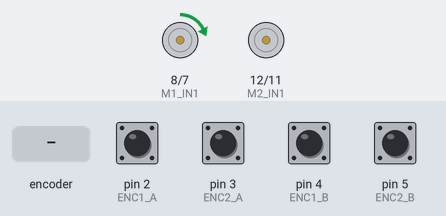
Bench run of a sketch on a simulated Arduino Uno, built with avr-gcc and run on an emulated ATmega328P. Parts: motor-driver pin pairs drawn as motors (green arrow = first pin HIGH = forward, orange = second pin HIGH = backward, longer = more drive, scaled by the enable pin). Inputs (shaded band) come from the test bench; at power-on: pin 2 (ENC1_A), pin 3 (ENC2_A), pin 4 (ENC1_B), pin 5 (ENC2_B) HIGH. What the sketch prints to the serial monitor is not drawn.

Above: at 1.2 s.
1.3 s: rotary encoder on pin 2 (ENC1_A) / pin 4 (ENC1_B) turned 1 step (first pin leading)
4.3 s: pin 3 (ENC2_A) pulled LOW for 0.15 s
7.3 s: pin 3 (ENC2_A) pulled LOW for 1 s
Timing chart, 0 to 16.3 s (numbered marks = the images above; inputs shaded):
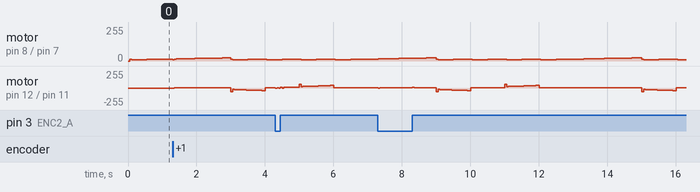

The sketch:

fish_robot_full.ino
```cpp
// ============================================================
//  FISH ROBOT — Full Control System
//  Based on Wang et al. 2-DoF Crank-Slider Paper
//
//  Includes:
//    • Forward Kinematics (Eq. 2a–2d)
//    • Symmetric Mode   → forward swimming  (Eq. 5 / 22)
//    • Asymmetric Mode  → turning           (Eq. 6 / 23)
//    • Motor 1: Speed PID  (ω = constant assumption from paper)
//    • Motor 2: Cascaded Position → Speed PID  (robust hold against tail load)
//    • Demo sequence: fwd 3s → right 1s → fwd 1s → left 1s → repeat
// ============================================================

#include <Arduino.h>

// ─────────────────────────────────────────────
//  MECHANISM GEOMETRY  (mm / radians)
// ─────────────────────────────────────────────
const float Ra       = 15.0;   // wheel radius (mm)
const float Rb       = 20.0;   // reel radius  (mm)
const float L1       = 45.0;   // motor 1 lateral offset (mm)
const float L2       = 45.0;   // motor 2 lateral offset (mm)
const float d_wire   = 10.0;   // wire offset from spine centerline (mm)
const float L_body   = 200.0;  // elastic tail length (mm)
const float k_thrust = 0.15;   // speed model constant

// ─────────────────────────────────────────────
//  MOTOR 1 PINS  (continuously rotating — propulsion)
// ─────────────────────────────────────────────
const int M1_ENA = 9;    // PWM
const int M1_IN1 = 8;
const int M1_IN2 = 7;
const int ENC1_A = 2;    // interrupt pin
const int ENC1_B = 4;

// ─────────────────────────────────────────────
//  MOTOR 2 PINS  (cascaded position+speed — steering)
// ─────────────────────────────────────────────
const int M2_ENA = 10;   // PWM
const int M2_IN1 = 12;
const int M2_IN2 = 11;
const int ENC2_A = 3;    // interrupt pin
const int ENC2_B = 5;

// ─────────────────────────────────────────────
//  ENCODER CONSTANTS
//  JGB37-520: 20 PPR Hall effect x4 quadrature = 80 counts/rev
// ─────────────────────────────────────────────
const float PPR            = 20.0;
const float COUNTS_PER_REV = PPR * 4.0;

volatile long enc1Count = 0;
volatile long enc2Count = 0;
volatile long enc1Prev  = 0;
volatile long enc2Prev  = 0;

void enc1ISR() {
  enc1Count += (digitalRead(ENC1_A) == HIGH)
                 ? (digitalRead(ENC1_B) == LOW  ? 1 : -1)
                 : (digitalRead(ENC1_B) == HIGH ? 1 : -1);
}
void enc2ISR() {
  enc2Count += (digitalRead(ENC2_A) == HIGH)
                 ? (digitalRead(ENC2_B) == LOW  ? 1 : -1)
                 : (digitalRead(ENC2_B) == HIGH ? 1 : -1);
}

float countsToRad(long counts) {
  return (float)counts / COUNTS_PER_REV * TWO_PI;
}
float deltaToRadPerSec(long delta, float dt) {
  return ((float)delta / COUNTS_PER_REV * TWO_PI) / dt;
}

// ─────────────────────────────────────────────
//  PID STRUCT
// ─────────────────────────────────────────────
struct PID {
  float Kp, Ki, Kd;
  float integral;
  float prevError;
  float iMax;
};

int computePID(PID &pid, float error, float dt) {
  pid.integral += error * dt;
  pid.integral  = constrain(pid.integral, -pid.iMax, pid.iMax);
  float derivative = (error - pid.prevError) / dt;
  pid.prevError    = error;
  float output = pid.Kp * error + pid.Ki * pid.integral + pid.Kd * derivative;
  return (int)constrain(output, -255, 255);
}

void resetPID(PID &pid) {
  pid.integral  = 0.0;
  pid.prevError = 0.0;
}

// ─────────────────────────────────────────────
//  MOTOR 1 — SPEED PID
//  Maintains constant omega so kinematic model assumption holds.
//  Error = target omega - measured omega  (rad/s)
// ─────────────────────────────────────────────
//  Tuning: raise Kp until speed oscillates, halve it.
//          add Ki slowly to eliminate steady-state lag.
//          add Kd only if overshoot on speed steps.
PID pid1_spd = { 1.5, 0.8, 0.05, 0.0, 0.0, 150.0 };

// ─────────────────────────────────────────────
//  MOTOR 2 — CASCADED POSITION (outer) + SPEED (inner) PID
//
//  Outer loop: position error (rad) → commanded speed (rad/s)
//  Inner loop: speed error   (rad/s) → PWM output
//
//  Why cascaded: the elastic spine pushes back against Motor 2's
//  fixed angle phi. A position-only PID holds the angle but reacts
//  sluggishly. The inner speed loop ensures the motor actively
//  drives at whatever rate the outer loop commands, making the
//  hold stiff and the mode transition smooth.
//
//  Tuning order (critical): tune inner speed loop first to
//  stability, THEN tune outer position loop on top of it.
// ─────────────────────────────────────────────
PID pid2_pos = { 8.0, 0.5,  0.2,  0.0, 0.0, PI     };  // outer: rad → rad/s
PID pid2_spd = { 2.0, 1.0,  0.05, 0.0, 0.0, 150.0  };  // inner: rad/s → PWM

// Maximum speed the outer loop is allowed to command (rad/s)
const float M2_MAX_CMD_SPEED = TWO_PI * 6.0;

// ─────────────────────────────────────────────
//  TIMING
// ─────────────────────────────────────────────
const int   PID_INTERVAL_MS = 50;
const float DT              = PID_INTERVAL_MS / 1000.0;

// ─────────────────────────────────────────────
//  KINEMATICS STATE
// ─────────────────────────────────────────────
float t        = 0.0;
float th3_prev = 0.0;

// ─────────────────────────────────────────────
//  DEMO SEQUENCE
// ─────────────────────────────────────────────
const float FORWARD_OMEGA = TWO_PI * 1.0;
const float TURN_THETA2_R = -PI / 2.0;
const float TURN_THETA2_L = +PI / 2.0;
const float TURN_OMEGA    = TWO_PI * 1.0;

struct Step { uint8_t mode; unsigned long dur; };
const Step SEQUENCE[] = {
  { 0, 3000 },
  { 1, 1000 },
  { 0, 1000 },
  { 2, 1000 },
};
const int SEQ_LEN = sizeof(SEQUENCE) / sizeof(SEQUENCE[0]);

int           seqIdx      = 0;
unsigned long stepStart   = 0;
uint8_t       currentMode = 0;

// ─────────────────────────────────────────────
//  FORWARD KINEMATICS  (Eq. 2a-2d)
// ─────────────────────────────────────────────
bool forwardKinematics(float th1, float th2, float &th3) {
  float A = Ra * Rb * (cos(th1) - cos(th2)) + Rb * (L1 + L2);
  float B = Ra * Rb * (sin(th2) - sin(th1));
  float C = Ra * Ra * sin(th1 - th2) - Ra * (sin(th1) * L2 + sin(th2) * L1);
  float R = sqrt(A * A + B * B);
  if (abs(C / R) > 1.0) return false;
  th3 = asin(C / R) - atan2(B, A);
  return true;
}

// ─────────────────────────────────────────────
//  TAIL TIP POSITION  (Eqs. 9-10)
// ─────────────────────────────────────────────
void tailTipPosition(float theta_a, float &tipX, float &tipY) {
  if (abs(theta_a) < 0.001) {
    tipX = L_body; tipY = 0.0;
  } else {
    float r = L_body / theta_a;
    tipX = r * sin(theta_a);
    tipY = r * (1.0 - cos(theta_a));
  }
}

// ─────────────────────────────────────────────
//  SWIMMING SPEED ESTIMATE  (Eqs. 14-15)
// ─────────────────────────────────────────────
float estimateSpeed(float theta_a, float theta_a_dot) {
  float tip_speed;
  if (abs(theta_a) < 0.001) {
    tip_speed = L_body * abs(theta_a_dot);
  } else {
    float dY = (L_body / (theta_a * theta_a)) * (sin(theta_a) - theta_a * cos(theta_a));
    tip_speed = abs(dY * theta_a_dot);
  }
  return k_thrust * tip_speed;
}

// ─────────────────────────────────────────────
//  SYMMETRIC MODE  (Eq. 5 / 22)
//  theta1 = theta2 = omega*t → 1-DoF, max thrust
//  Returns: target omega for both motors (rad/s)
// ─────────────────────────────────────────────
float symmetricMode(float omega, float &th3, float &th3_dot, float &v_robot) {
  float th1 = omega * t;
  float th2 = th1;
  if (!forwardKinematics(th1, th2, th3)) {
    Serial.println("[SYM] FK unreachable");
    return omega;
  }
  th3_dot = (th3 - th3_prev) / DT;
  th3_prev = th3;
  float theta_a     = (Rb / d_wire) * th3;
  float theta_a_dot = (Rb / d_wire) * th3_dot;
  v_robot = estimateSpeed(theta_a, theta_a_dot);
  return omega;
}

// ─────────────────────────────────────────────
//  ASYMMETRIC MODE  (Eq. 6 / 23)
//  Motor 1: rotates at omega (propulsion)
//  Motor 2: held at phi by cascaded PID (steering)
//  Returns: target omega for Motor 1 (rad/s)
// ─────────────────────────────────────────────
float asymmetricMode(float omega, float phi,
                     float &th3, float &th3_dot, float &v_robot) {
  float th1 = omega * t;
  float th2 = phi;
  if (!forwardKinematics(th1, th2, th3)) {
    Serial.println("[ASYM] FK unreachable");
    return omega;
  }
  th3_dot = (th3 - th3_prev) / DT;
  th3_prev = th3;
  float theta_a     = (Rb / d_wire) * th3;
  float theta_a_dot = (Rb / d_wire) * th3_dot;
  v_robot = estimateSpeed(theta_a, theta_a_dot);
  return omega;
}

// ─────────────────────────────────────────────
//  LOW-LEVEL MOTOR DRIVE
// ─────────────────────────────────────────────
void driveMotor1(int pwm) {
  if (pwm >= 0) { digitalWrite(M1_IN1, HIGH); digitalWrite(M1_IN2, LOW);  }
  else          { digitalWrite(M1_IN1, LOW);  digitalWrite(M1_IN2, HIGH); pwm = -pwm; }
  analogWrite(M1_ENA, constrain(pwm, 0, 255));
}
void driveMotor2(int pwm) {
  if (pwm >= 0) { digitalWrite(M2_IN1, HIGH); digitalWrite(M2_IN2, LOW);  }
  else          { digitalWrite(M2_IN1, LOW);  digitalWrite(M2_IN2, HIGH); pwm = -pwm; }
  analogWrite(M2_ENA, constrain(pwm, 0, 255));
}

// ─────────────────────────────────────────────
//  SEQUENCE MANAGER
// ─────────────────────────────────────────────
uint8_t updateSequence() {
  if (millis() - stepStart >= SEQUENCE[seqIdx].dur) {
    seqIdx    = (seqIdx + 1) % SEQ_LEN;
    stepStart = millis();
    resetPID(pid1_spd);
    resetPID(pid2_pos);
    resetPID(pid2_spd);
    Serial.print("[SEQ] Step → "); Serial.println(seqIdx);
  }
  return SEQUENCE[seqIdx].mode;
}

// ─────────────────────────────────────────────
//  SETUP
// ─────────────────────────────────────────────
void setup() {
  Serial.begin(115200);
  Serial.println("=== Fish Robot — Full Control System ===");

  pinMode(M1_ENA, OUTPUT); pinMode(M1_IN1, OUTPUT); pinMode(M1_IN2, OUTPUT);
  pinMode(M2_ENA, OUTPUT); pinMode(M2_IN1, OUTPUT); pinMode(M2_IN2, OUTPUT);

  pinMode(ENC1_A, INPUT_PULLUP); pinMode(ENC1_B, INPUT_PULLUP);
  pinMode(ENC2_A, INPUT_PULLUP); pinMode(ENC2_B, INPUT_PULLUP);
  attachInterrupt(digitalPinToInterrupt(ENC1_A), enc1ISR, CHANGE);
  attachInterrupt(digitalPinToInterrupt(ENC2_A), enc2ISR, CHANGE);

  stepStart = millis();
  Serial.println("mode | m1_tgt w | m1_act w | m2_tgt deg | m2_act deg | th3 | theta_a | v_robot");
}

// ─────────────────────────────────────────────
//  MAIN LOOP  (20 Hz)
// ─────────────────────────────────────────────
static unsigned long lastPID = 0;

void loop() {
  unsigned long now = millis();
  if (now - lastPID < PID_INTERVAL_MS) return;
  lastPID = now;

  t = now / 1000.0;
  currentMode = updateSequence();

  // ── Read encoders atomically ──
  noInterrupts();
  long c1 = enc1Count; long c1p = enc1Prev; enc1Prev = c1;
  long c2 = enc2Count; long c2p = enc2Prev; enc2Prev = c2;
  interrupts();

  // Measured velocities (rad/s) from delta counts over DT
  float m1_omega_act = deltaToRadPerSec(c1 - c1p, DT);
  float m2_omega_act = deltaToRadPerSec(c2 - c2p, DT);

  // Measured positions (rad)
  float m2_pos_act = countsToRad(c2);

  // ── Kinematics ──
  float th3 = 0, th3_dot = 0, v_robot = 0;
  float m1_target_omega = 0.0;
  float m2_target_pos   = 0.0;

  if (currentMode == 0) {
    // Symmetric: Motor 1 and Motor 2 both spin at omega
    // Motor 2 position tracks Motor 1's live position
    m1_target_omega = symmetricMode(FORWARD_OMEGA, th3, th3_dot, v_robot);
    m2_target_pos   = countsToRad(c1);   // mirror Motor 1

  } else {
    float phi = (currentMode == 1) ? TURN_THETA2_R : TURN_THETA2_L;
    m1_target_omega = asymmetricMode(TURN_OMEGA, phi, th3, th3_dot, v_robot);
    m2_target_pos   = phi;
  }

  // ══════════════════════════════════════════
  //  MOTOR 1 — SPEED PID
  //  Ensures omega stays constant as the paper assumes.
  // ══════════════════════════════════════════
  float err1 = m1_target_omega - m1_omega_act;
  int pwm1 = computePID(pid1_spd, err1, DT);
  driveMotor1(pwm1);

  // ══════════════════════════════════════════
  //  MOTOR 2 — CASCADED PID
  //
  //  OUTER (position): error_pos (rad) → commanded speed (rad/s)
  //  INNER (speed):    error_spd (rad/s) → PWM
  //
  //  The outer loop tells Motor 2 how fast to move.
  //  The inner loop makes it actually move at that speed
  //  regardless of the elastic tail pushing back.
  // ══════════════════════════════════════════

  // Wrap position error to [-pi, pi]
  float err2_pos = m2_target_pos - m2_pos_act;
  while (err2_pos >  PI) err2_pos -= TWO_PI;
  while (err2_pos < -PI) err2_pos += TWO_PI;

  // Outer loop output = commanded speed, clamped
  float m2_cmd_spd = (float)computePID(pid2_pos, err2_pos, DT);
  m2_cmd_spd = constrain(m2_cmd_spd, -M2_MAX_CMD_SPEED, M2_MAX_CMD_SPEED);

  // Inner loop: speed error → PWM
  float err2_spd = m2_cmd_spd - m2_omega_act;
  int pwm2 = computePID(pid2_spd, err2_spd, DT);
  driveMotor2(pwm2);

  // ── Serial telemetry ──
  float theta_a = (Rb / d_wire) * th3;
  Serial.print(currentMode);                     Serial.print(" | ");
  Serial.print(m1_target_omega, 2);              Serial.print(" | ");
  Serial.print(m1_omega_act, 2);                 Serial.print(" | ");
  Serial.print(m2_target_pos * 180.0 / PI, 1);  Serial.print("deg | ");
  Serial.print(m2_pos_act    * 180.0 / PI, 1);  Serial.print("deg | ");
  Serial.print(th3, 3);                          Serial.print(" | ");
  Serial.print(theta_a, 3);                      Serial.print(" | ");
  Serial.print(v_robot, 2);                      Serial.println(" mm/s");
}
```
